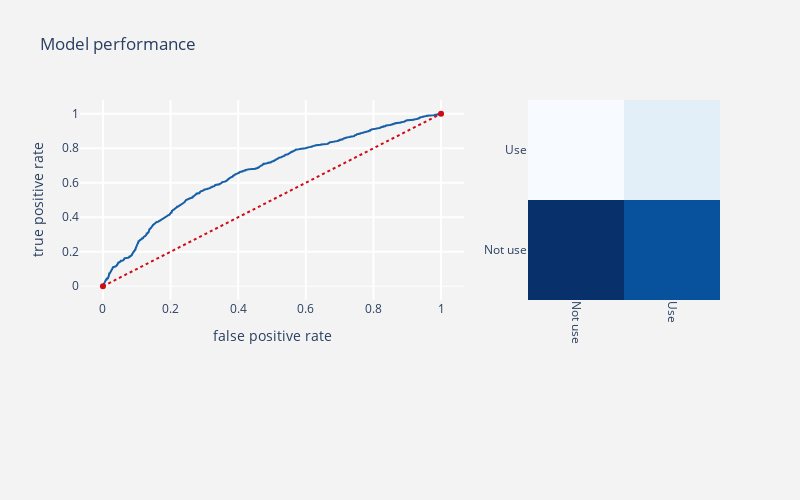

Notebook code for this chart:
### Markdown cell above
2.8 Gaussian Naive Bayes

### Code cell
from sklearn.naive_bayes import GaussianNB
gnb = GaussianNB(priors=None)

coupon_use_prediction_alg(gnb,os_smote_X,test_X,os_smote_Y,test_Y)

### Figure 1 — Plotly figure (JSON) as saved in the notebook; plotly's stock layout.template omitted (floating-point values rounded to 4 significant figures; data arrays with more than 128 entries replaced by an {"elided": "..."} marker saying what was removed)
{"data": [{"line": {"color": "rgb(22, 96, 167)", "width": 2}, "name": "Roc : 0.6152769801425986", "type": "scatter", "x": {"elided": "2629 float values"}, "y": {"elided": "2629 float values"}}, {"line": {"color": "rgb(205, 12, 24)", "dash": "dot", "width": 2}, "type": "scatter", "x": [0, 1], "y": [0, 1]}, {"colorscale": [[0, "rgb(247,251,255)"], [0.125, "rgb(222,235,247)"], [0.25, "rgb(198,219,239)"], [0.375, "rgb(158,202,225)"], [0.5, "rgb(107,174,214)"], [0.625, "rgb(66,146,198)"], [0.75, "rgb(33,113,181)"], [0.875, "rgb(8,81,156)"], [1, "rgb(8,48,107)"]], "name": "matrix", "showscale": false, "type": "heatmap", "x": ["Not use", "Use"], "xaxis": "x2", "y": ["Not use", "Use"], "yaxis": "y2", "z": [[3573, 3160], [259, 604]]}], "layout": {"autosize": false, "height": 500, "margin": {"b": 200}, "paper_bgcolor": "rgb(243,243,243)", "plot_bgcolor": "rgb(243,243,243)", "showlegend": false, "title": {"text": "Model performance"}, "width": 800, "xaxis": {"domain": [0, 0.6], "gridcolor": "rgb(255, 255, 255)", "gridwidth": 2, "ticklen": 5, "title": {"text": "false positive rate"}}, "xaxis2": {"domain": [0.7, 1], "gridcolor": "rgb(255, 255, 255)", "tickangle": 90}, "yaxis": {"gridcolor": "rgb(255, 255, 255)", "gridwidth": 2, "ticklen": 5, "title": {"text": "true positive rate"}, "zerolinewidth": 1}, "yaxis2": {"anchor": "x2", "gridcolor": "rgb(255, 255, 255)"}}}
